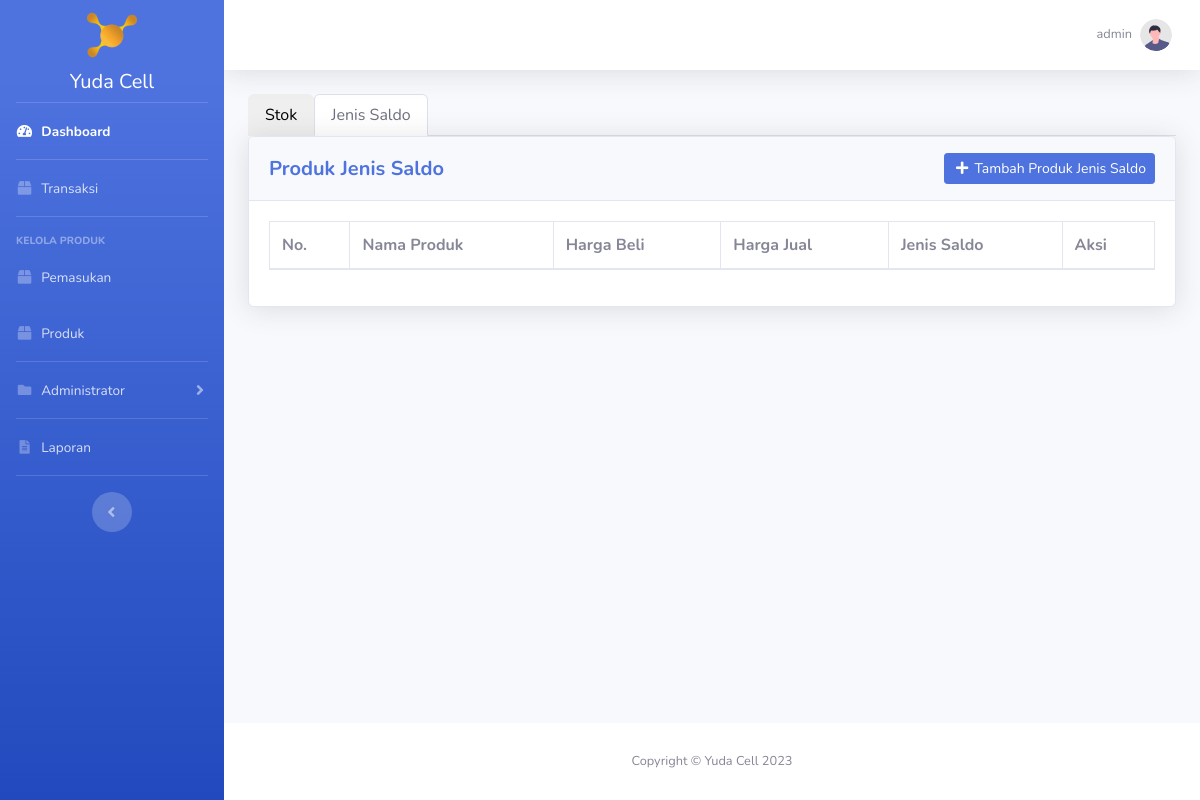
The app's page /produk/index.php?jenis_saldo (signed in), older data.
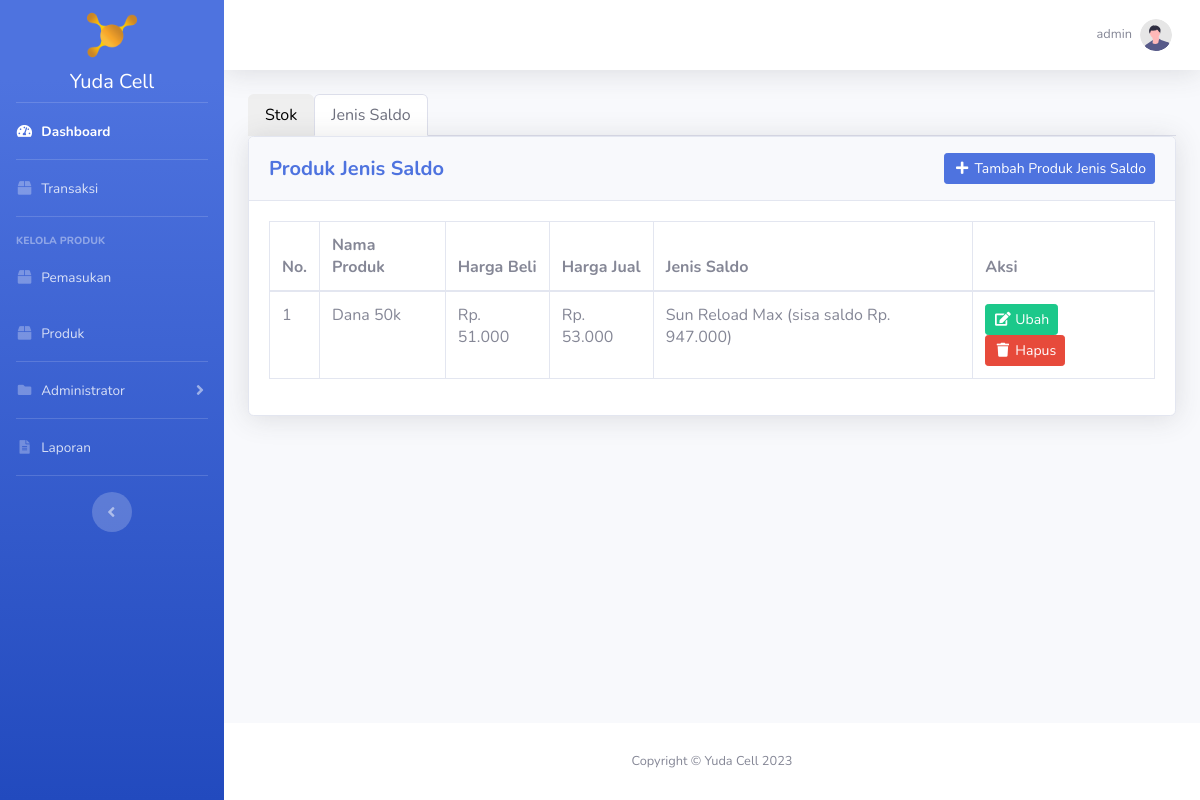
The same page, newer data.
### tables this page shows
CREATE TABLE `produk` (
  `id_produk` int(11) NOT NULL,
  `nama_produk` varchar(50) NOT NULL,
  `harga_beli` int(11) NOT NULL,
  `harga_jual` int(11) NOT NULL,
  `stok` int(11) DEFAULT NULL,
  `id_jenis_saldo` int(11) DEFAULT NULL
);

CREATE TABLE `jenis_saldo` (
  `id_jenis_saldo` int(11) NOT NULL,
  `jenis_saldo` varchar(50) NOT NULL,
  `jumlah_saldo` int(11) NOT NULL
);

### produk/index.php (the view, shortened to what this page needs)
<?php
require_once '../koneksi.php';
$produk_jenis_saldo = mysqli_query($koneksi, "SELECT id_produk, nama_produk, harga_beli, harga_jual, produk.id_jenis_saldo, jenis_saldo, jumlah_saldo FROM produk INNER JOIN jenis_saldo ON produk.id_jenis_saldo = jenis_saldo.id_jenis_saldo ORDER BY produk.nama_produk ASC");
$id_user = htmlspecialchars($_SESSION['id_user']);
$data_profile = mysqli_fetch_assoc(mysqli_query($koneksi, "SELECT * FROM user WHERE id_user = '$id_user'"));
?>
<!DOCTYPE html>
<html lang="en">
<head>
    <?php include_once '../include/head.php'; ?>
</head>
<body id="page-top">
    <div id="wrapper">
        <?php include_once '../include/sidebar.php'; ?>
        <div id="content-wrapper" class="d-flex flex-column">
            <div id="content">
                <?php include_once '../include/topbar.php'; ?>
                <div class="container-fluid">
                    <nav>
					  <div class="nav nav-tabs" id="nav-tab" role="tablist">
					  	<form method="get" class="m-0 p-0">
						    <button class="nav-link <?= (isset($_GET['stok'])) ? 'active' : ''; ?>" type="submit" name="stok">Stok</button>
					  	</form>
					  	<form method="get" class="m-0 p-0">
						    <button class="nav-link <?= (isset($_GET['jenis_saldo'])) ? 'active' : '' ; ?>" type="submit" name="jenis_saldo">Jenis Saldo</button>
					  	</form>
					  </div>
					</nav>
					<div class="tab-content" id="nav-tabContent">
					  <div class="tab-pane fade show <?= (isset($_GET['jenis_saldo'])) ? 'active' : '' ; ?>" id="nav-saldo" role="tabpanel" aria-labelledby="nav-saldo-tab">
					  	<div class="card shadow mb-4">
	                        <div class="card-header py-3">
	                            <div class="row">
	                                <div class="col head-left">
	                                    <h5 class="my-auto font-weight-bold text-primary">Produk Jenis Saldo</h5>
	                                </div>
	                                <div class="col head-right">
	                                    <a href="<?= BASE_URL; ?>produk/tambah_produk_jenis_saldo.php" class="btn btn-sm btn-primary"><i class="fas fa-fw fa-plus"></i> Tambah Produk Jenis Saldo</a>
	                                </div>
	                            </div>
	                        </div>
	                        <div class="card-body">
	                            <div class="table-responsive">
	                                <table class="table table-bordered" id="dataTable2" width="100%" cellspacing="0">
										<thead>
											<tr>
												<th>No.</th>
												<th>Nama Produk</th>
												<th>Harga Beli</th>
												<th>Harga Jual</th>
												<th>Jenis Saldo</th>
												<?php if ($data_profile['hak_akses'] == 'administrator'): ?>
													<th>Aksi</th>
												<?php endif ?>
											</tr>
										</thead>
										<tbody>
											<?php $i = 1; ?>
											<?php foreach ($produk_jenis_saldo as $dpjs): ?>
												<tr>
													<td><?= $i++; ?></td>
													<td><?= $dpjs['nama_produk']; ?></td>
													<td>Rp. <?= str_replace(",", ".", number_format($dpjs['harga_beli'])); ?></td>
													<td>Rp. <?= str_replace(",", ".", number_format($dpjs['harga_jual'])); ?></td>
													<td><?= $dpjs['jenis_saldo']; ?> (sisa saldo Rp. <?= str_replace(",", ".", number_format($dpjs['jumlah_saldo'])); ?>)</td>
													<?php if ($data_profile['hak_akses'] == 'administrator'): ?>
														<td>
															<a class="btn btn-sm btn-success" href="ubah_produk_jenis_saldo.php?id_produk=<?= $dpjs['id_produk']; ?>"><i class="fas fa-fw fa-edit"></i> Ubah</a>
															<a class="btn btn-sm btn-danger btn-delete" data-nama="Produk <?= $dpjs['nama_produk']; ?> akan terhapus!" href="hapus_produk.php?id_produk=<?= $dpjs['id_produk']; ?>&type=jenis_saldo"><i class="fas fa-fw fa-trash"></i> Hapus</a>
														</td>
													<?php endif ?>
												</tr>
											<?php endforeach ?>
										</tbody>
									</table>
								</div>
	                        </div>
	                    </div>
					  </div>
					</div>
				</div>
            </div>
            <?php include_once '../include/footer.php'; ?>
        </div>
    </div>
</body>
</html>

Row changes from the older to the newer data that the page shows:
added produk: nama_produk "Dana 50k", harga_beli "51.000", harga_jual "53.000", id_jenis_saldo.jenis_saldo "Sun Reload Max", id_jenis_saldo.jumlah_saldo "947.000"
